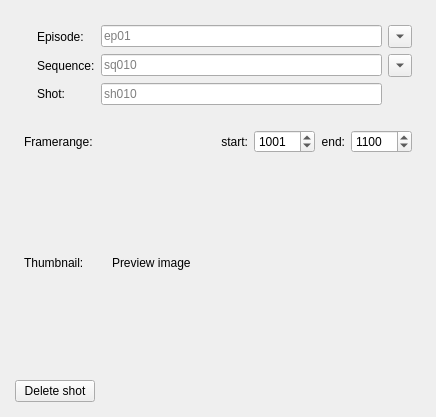
<?xml version="1.0" encoding="UTF-8"?>
<ui version="4.0">
 <class>dlg_EditShot</class>
 <widget class="QDialog" name="dlg_EditShot">
  <property name="geometry">
   <rect>
    <x>0</x>
    <y>0</y>
    <width>436</width>
    <height>417</height>
   </rect>
  </property>
  <property name="windowTitle">
   <string>Edit shot</string>
  </property>
  <layout class="QVBoxLayout" name="verticalLayout">
   <property name="spacing">
    <number>15</number>
   </property>
   <property name="leftMargin">
    <number>15</number>
   </property>
   <property name="topMargin">
    <number>15</number>
   </property>
   <property name="rightMargin">
    <number>15</number>
   </property>
   <property name="bottomMargin">
    <number>15</number>
   </property>
   <item>
    <widget class="QWidget" name="w_shotName" native="true">
     <layout class="QGridLayout" name="gridLayout">
      <property name="topMargin">
       <number>10</number>
      </property>
      <item row="2" column="0">
       <widget class="QLabel" name="l_shotIcon">
        <property name="text">
         <string/>
        </property>
       </widget>
      </item>
      <item row="2" column="1">
       <widget class="QLabel" name="l_shot">
        <property name="text">
         <string>Shot:</string>
        </property>
       </widget>
      </item>
      <item row="0" column="2">
       <widget class="QLineEdit" name="e_episode">
        <property name="placeholderText">
         <string>ep01</string>
        </property>
       </widget>
      </item>
      <item row="1" column="0">
       <widget class="QLabel" name="l_seqIcon">
        <property name="text">
         <string/>
        </property>
       </widget>
      </item>
      <item row="1" column="1">
       <widget class="QLabel" name="l_seq">
        <property name="text">
         <string>Sequence:</string>
        </property>
       </widget>
      </item>
      <item row="0" column="0">
       <widget class="QLabel" name="l_episodeIcon">
        <property name="text">
         <string/>
        </property>
       </widget>
      </item>
      <item row="1" column="3">
       <widget class="QToolButton" name="b_showSeq">
        <property name="maximumSize">
         <size>
          <width>25</width>
          <height>16777215</height>
         </size>
        </property>
        <property name="focusPolicy">
         <enum>Qt::NoFocus</enum>
        </property>
        <property name="toolTip">
         <string>Existing sequence names</string>
        </property>
        <property name="text">
         <string/>
        </property>
        <property name="arrowType">
         <enum>Qt::DownArrow</enum>
        </property>
       </widget>
      </item>
      <item row="0" column="1">
       <widget class="QLabel" name="l_episode">
        <property name="text">
         <string>Episode:</string>
        </property>
       </widget>
      </item>
      <item row="0" column="3">
       <widget class="QToolButton" name="b_showEpisodes">
        <property name="maximumSize">
         <size>
          <width>25</width>
          <height>16777215</height>
         </size>
        </property>
        <property name="focusPolicy">
         <enum>Qt::NoFocus</enum>
        </property>
        <property name="toolTip">
         <string>Existing episode names</string>
        </property>
        <property name="text">
         <string/>
        </property>
        <property name="arrowType">
         <enum>Qt::DownArrow</enum>
        </property>
       </widget>
      </item>
      <item row="2" column="2">
       <widget class="QLineEdit" name="e_shotName">
        <property name="placeholderText">
         <string>sh010</string>
        </property>
       </widget>
      </item>
      <item row="1" column="2">
       <widget class="QLineEdit" name="e_sequence">
        <property name="placeholderText">
         <string>sq010</string>
        </property>
       </widget>
      </item>
     </layout>
    </widget>
   </item>
   <item>
    <widget class="QWidget" name="w_range" native="true">
     <layout class="QHBoxLayout" name="horizontalLayout">
      <property name="topMargin">
       <number>1</number>
      </property>
      <item>
       <widget class="QLabel" name="label_2">
        <property name="text">
         <string>Framerange:</string>
        </property>
       </widget>
      </item>
      <item>
       <spacer name="horizontalSpacer">
        <property name="orientation">
         <enum>Qt::Horizontal</enum>
        </property>
        <property name="sizeHint" stdset="0">
         <size>
          <width>40</width>
          <height>20</height>
         </size>
        </property>
       </spacer>
      </item>
      <item>
       <widget class="QLabel" name="label">
        <property name="text">
         <string>start:</string>
        </property>
        <property name="alignment">
         <set>Qt::AlignRight|Qt::AlignTrailing|Qt::AlignVCenter</set>
        </property>
       </widget>
      </item>
      <item>
       <widget class="QSpinBox" name="sp_startFrame">
        <property name="minimumSize">
         <size>
          <width>60</width>
          <height>0</height>
         </size>
        </property>
        <property name="maximum">
         <number>99999</number>
        </property>
        <property name="value">
         <number>1001</number>
        </property>
       </widget>
      </item>
      <item>
       <widget class="QLabel" name="label_3">
        <property name="layoutDirection">
         <enum>Qt::LeftToRight</enum>
        </property>
        <property name="text">
         <string>end:</string>
        </property>
        <property name="alignment">
         <set>Qt::AlignRight|Qt::AlignTrailing|Qt::AlignVCenter</set>
        </property>
       </widget>
      </item>
      <item>
       <widget class="QSpinBox" name="sp_endFrame">
        <property name="minimumSize">
         <size>
          <width>60</width>
          <height>0</height>
         </size>
        </property>
        <property name="maximum">
         <number>99999</number>
        </property>
        <property name="value">
         <number>1100</number>
        </property>
       </widget>
      </item>
     </layout>
    </widget>
   </item>
   <item>
    <widget class="QWidget" name="w_preview" native="true">
     <layout class="QHBoxLayout" name="horizontalLayout_2">
      <property name="spacing">
       <number>0</number>
      </property>
      <property name="topMargin">
       <number>1</number>
      </property>
      <item>
       <widget class="QLabel" name="label_5">
        <property name="text">
         <string>Thumbnail:</string>
        </property>
       </widget>
      </item>
      <item>
       <spacer name="horizontalSpacer_2">
        <property name="orientation">
         <enum>Qt::Horizontal</enum>
        </property>
        <property name="sizeHint" stdset="0">
         <size>
          <width>40</width>
          <height>20</height>
         </size>
        </property>
       </spacer>
      </item>
      <item>
       <widget class="QLabel" name="l_shotPreview">
        <property name="sizePolicy">
         <sizepolicy hsizetype="Fixed" vsizetype="Fixed">
          <horstretch>0</horstretch>
          <verstretch>0</verstretch>
         </sizepolicy>
        </property>
        <property name="minimumSize">
         <size>
          <width>300</width>
          <height>169</height>
         </size>
        </property>
        <property name="contextMenuPolicy">
         <enum>Qt::CustomContextMenu</enum>
        </property>
        <property name="text">
         <string>Preview image</string>
        </property>
       </widget>
      </item>
     </layout>
    </widget>
   </item>
   <item>
    <spacer name="verticalSpacer">
     <property name="orientation">
      <enum>Qt::Vertical</enum>
     </property>
     <property name="sizeHint" stdset="0">
      <size>
       <width>20</width>
       <height>40</height>
      </size>
     </property>
    </spacer>
   </item>
   <item>
    <widget class="QWidget" name="w_buttons" native="true">
     <layout class="QHBoxLayout" name="horizontalLayout_4">
      <property name="leftMargin">
       <number>0</number>
      </property>
      <property name="topMargin">
       <number>0</number>
      </property>
      <property name="rightMargin">
       <number>0</number>
      </property>
      <property name="bottomMargin">
       <number>0</number>
      </property>
      <item>
       <widget class="QPushButton" name="b_deleteShot">
        <property name="focusPolicy">
         <enum>Qt::NoFocus</enum>
        </property>
        <property name="text">
         <string>Delete shot</string>
        </property>
       </widget>
      </item>
      <item>
       <spacer name="horizontalSpacer_4">
        <property name="orientation">
         <enum>Qt::Horizontal</enum>
        </property>
        <property name="sizeHint" stdset="0">
         <size>
          <width>40</width>
          <height>20</height>
         </size>
        </property>
       </spacer>
      </item>
      <item>
       <widget class="QDialogButtonBox" name="buttonBox">
        <property name="orientation">
         <enum>Qt::Horizontal</enum>
        </property>
        <property name="standardButtons">
         <set>QDialogButtonBox::NoButton</set>
        </property>
        <property name="centerButtons">
         <bool>false</bool>
        </property>
       </widget>
      </item>
     </layout>
    </widget>
   </item>
  </layout>
 </widget>
 <tabstops>
  <tabstop>e_episode</tabstop>
  <tabstop>e_sequence</tabstop>
  <tabstop>e_shotName</tabstop>
  <tabstop>sp_startFrame</tabstop>
  <tabstop>sp_endFrame</tabstop>
 </tabstops>
 <resources/>
 <connections/>
</ui>
